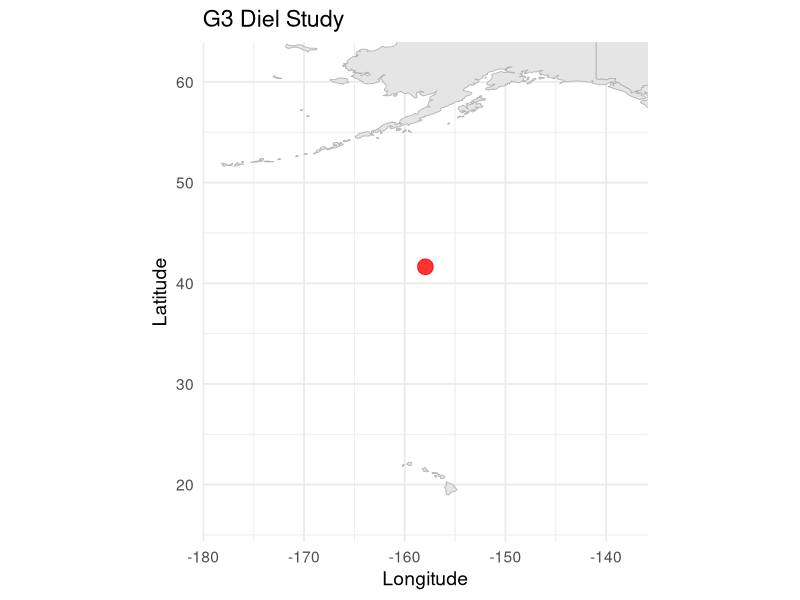

This figure's R source:
## ---- chunk 1
# uses CSS file downloaded from https://github.com/nwstephens/rmdcss/tree/master
knitr::opts_chunk$set(echo = TRUE, warning= FALSE, message = FALSE)
## ---- chunk 2
library("stringr")
library("dplyr")
library("maps")
library("readr")
library("ggplot2")
## ---- chunk 3
## read in metadata and only grab data from diel study
metadata <- read.csv('../project/metadata/sample_metadata.csv')
diel <- metadata[str_detect(metadata$SampleID, "DIEL"), ]
## ---- chunk 4
# Calculate average latitude and longitude
avg_coords <- diel %>%
  summarise(
    avg_lat = mean(Latitude, na.rm = TRUE),
    avg_lon = mean(Longitude, na.rm = TRUE)
  )

# Get world map data (for a simple ocean/land basemap)
world_map <- map_data("world")

# Set plot limits to focus on your study region
lon_buffer <- 20
lat_buffer <- 20
lon_min <- min(diel$Longitude) - lon_buffer
lon_max <- max(diel$Longitude) + lon_buffer
lat_min <- min(diel$Latitude) - lat_buffer - 5
lat_max <- max(diel$Latitude) + lat_buffer

# Plot
ggplot() +
  geom_polygon(data = world_map, aes(x = long, y = lat, group = group),
               fill = "grey90", color = "grey70", size = 0.3) +
  coord_fixed(xlim = c(lon_min, lon_max), ylim = c(lat_min, lat_max)) +
  geom_point(data = avg_coords, aes(x = avg_lon, y = avg_lat),
             color = "red", size = 5, shape = 21, fill = "red", alpha = 0.8) +
  labs(
    title = "G3 Diel Study",
    x = "Longitude",
    y = "Latitude"
  ) +
  theme_minimal(base_size = 14)
